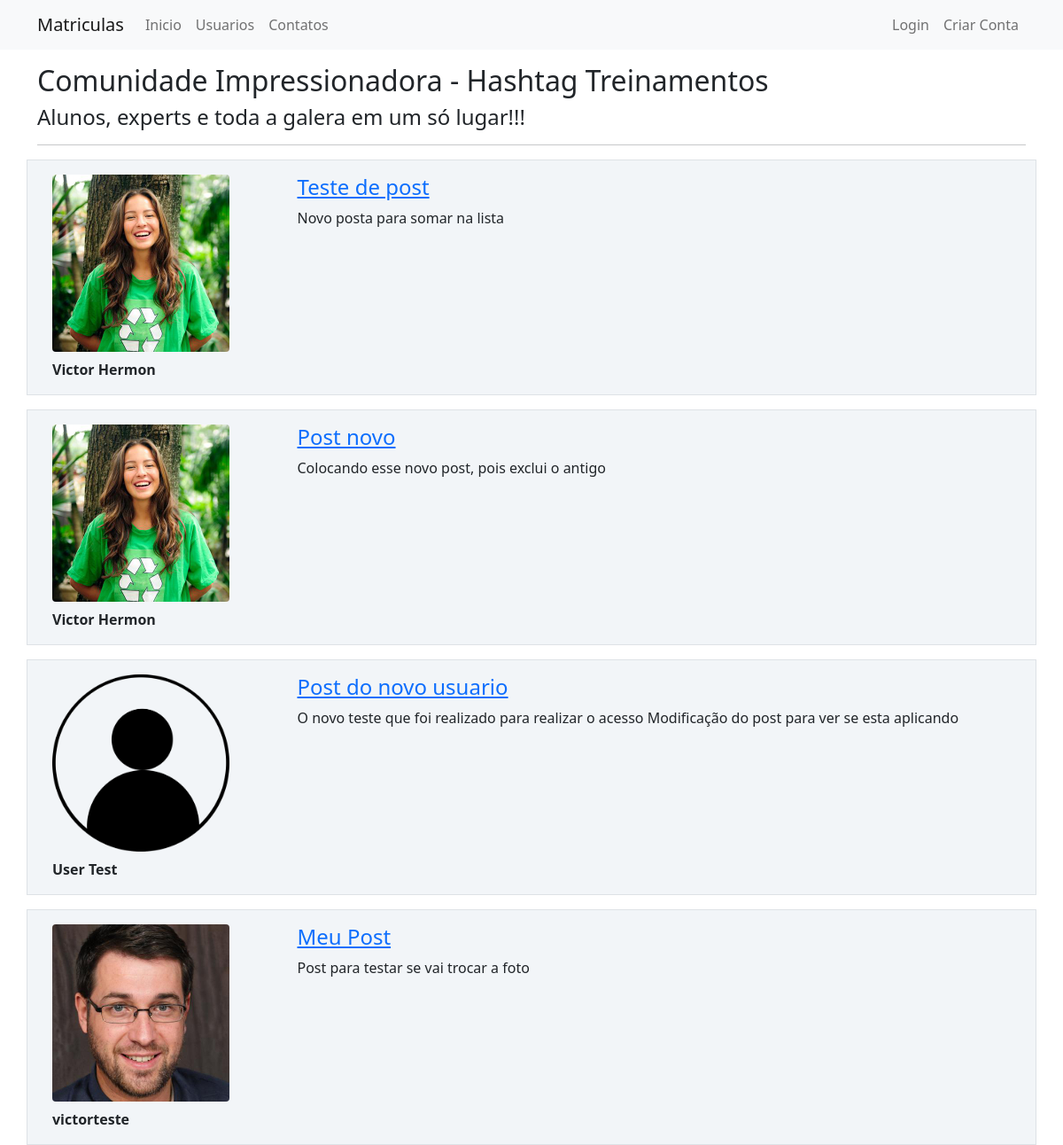
The page / on the database its author committed.
### matriculas/models.py (models this page shows, shortened)
class Post(database.Model):
    id = database.Column(database.Integer, primary_key=True)
    titulo = database.Column(database.String, nullable=False)
    corpo = database.Column(database.Text, nullable=False)
    data_criacao = database.Column(database.DateTime, nullable=False, default=datetime.utcnow)
    id_usuario = database.Column(database.Integer, database.ForeignKey('usuario.id'), nullable=False)

class Usuario(database.Model, UserMixin):
    id = database.Column(database.Integer, primary_key=True)
    username = database.Column(database.String, nullable=False)
    email = database.Column(database.String, nullable=False, unique=True)
    senha = database.Column(database.String, nullable=False)
    foto_perfil = database.Column(database.String, default='default.jpg')
    post = database.relationship('Post', backref='autor', lazy=True)
    cursos = database.Column(database.String, nullable=False, default='Não informado')

### matriculas/routes.py (the view)
@app.route('/')
def home():
    posts = Post.query.order_by(Post.id.desc())
    return render_template('home.html', posts=posts)

### matriculas/templates/home.html (shortened to what this page needs)
{% extends 'base.html' %}
{% block body %}
    <div class="container mt-3">
        <h2>Comunidade Impressionadora - Hashtag Treinamentos</h2>
        <h4>Alunos, experts e toda a galera em um só lugar!!!</h4>
        <hr>
        {% for post in posts %}
            <div class="row border mt-3 p-3 meupost">
                <div class="col-3">
                    <div class="image pe-2">
                        <img src="{{ url_for('static', filename='fotos_perfil/'+post.autor.foto_perfil) }}" class="rounded" width="200">
                    </div>
                    <div class="mt-2">
                        <strong>{{ post.autor.username }}</strong>
                    </div>
                </div>
                <div class="col-9">
                    <a href="{{ url_for('exibir_post', post_id=post.id) }}"><h4>{{ post.titulo }}</h4></a>
                    <p>{{ post.corpo }}</p>
                </div>
            </div>
        {% endfor %}
    </div>
{% endblock %}

### matriculas/templates/base.html (shortened to what this page needs)
<!DOCTYPE html>
<html lang="pt-br">
<head>
    <link href="https://cdn.jsdelivr.net/npm/bootstrap@5.1.3/dist/css/bootstrap.min.css" rel="stylesheet">
    <link href="{{ url_for('static', filename='main.css') }}" rel="stylesheet" type="text/css">
</head>
<body>
    {% include 'navbar.html' %}
    {% block body %}
    {% endblock %}
</body>
</html>

### matriculas/templates/navbar.html
<nav class="navbar navbar-expand-lg navbar-light bg-light">
  <div class="container-fluid container">
    <a class="navbar-brand" href="{{ url_for('home') }}">Matriculas</a>
    <div class="collapse navbar-collapse" id="navbarSupportedContent">
      <ul class="navbar-nav me-auto mb-2 mb-lg-0">
        <li class="nav-item">
          <a class="nav-link" aria-current="page" href="{{ url_for('home') }}">Inicio</a>
        </li>
        <li class="nav-item">
          <a class="nav-link" href="{{ url_for('usuarios') }}">Usuarios</a>
        </li>
        <li class="nav-item">
          <a class="nav-link" href="{{ url_for('contato') }}">Contatos</a>
        </li>
      </ul>
      <ul class="navbar-nav">
        {% if current_user.is_authenticated %}
          <li class="nav-item">
            <a class="nav-link" href="{{ url_for('criar_post') }}">Criar Post</a>
          </li>
          <li class="nav-item">
            <a class="nav-link" href="{{ url_for('perfil') }}">Meu Perfil</a>
          </li>
          <li class="nav-item">
            <a class="nav-link" href="{{ url_for('sair') }}">Sair</a>
          </li>
        {% else %}
          <li class="nav-item">
            <a class="nav-link" href="{{ url_for('login') }}">Login</a>
          </li>
          <li class="nav-item">
            <a class="nav-link" href="{{ url_for('login') }}">Criar Conta</a>
          </li>
        {% endif %}
      </ul>
    </div>
  </div>
</nav>

### matriculas/static/main.css (style rules this page uses)
.meupost { background: #f2f5f8 !important; }

### rows shown on the page
Post: foto_perfil (picture), autor.username "Victor Hermon", titulo "Teste de post", corpo "Novo posta para somar na lista"
Post: foto_perfil (picture), autor.username "Victor Hermon", titulo "Post novo", corpo "Colocando esse novo post, pois exclui o antigo"
Post: foto_perfil (placeholder picture), autor.username "User Test", titulo "Post do novo usuario", corpo "O novo teste que foi realizado para realizar o acesso Modificação do post para ver se esta aplicando"
Post: foto_perfil (picture), autor.username "victorteste", titulo "Meu Post", corpo "Post para testar se vai trocar a foto"
